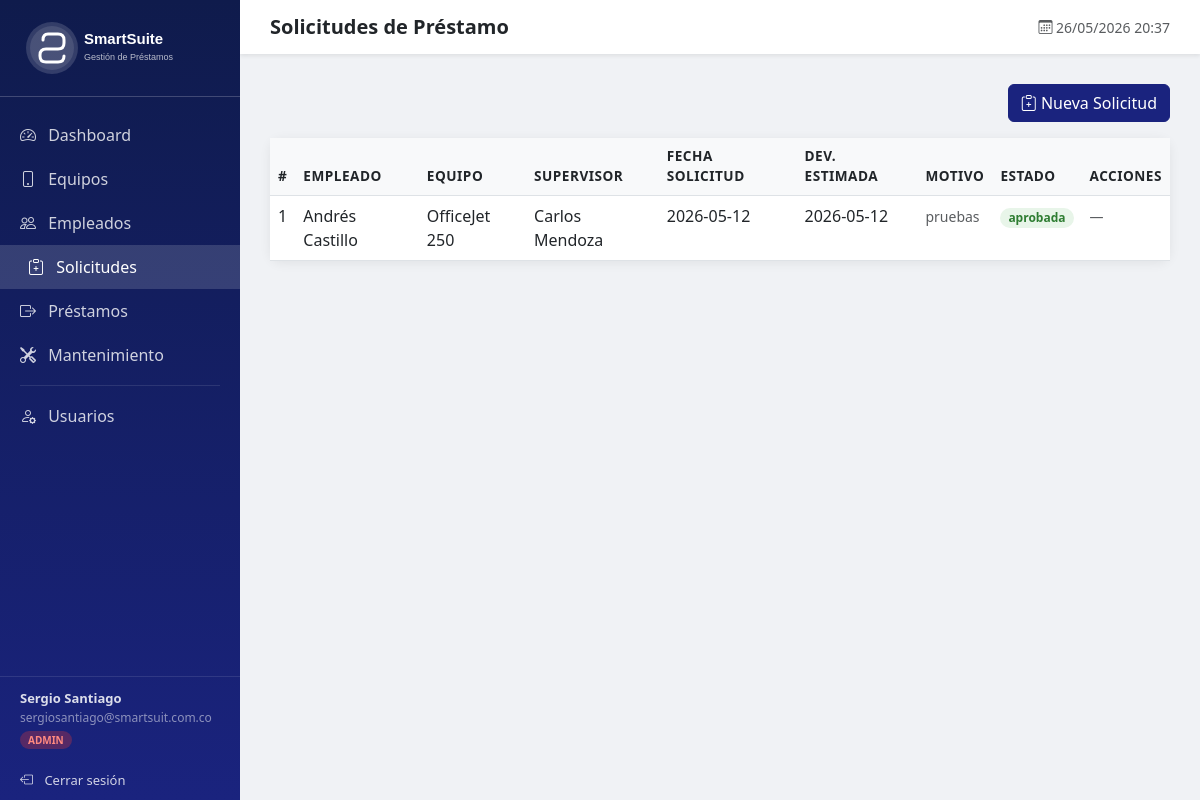
The page /solicitudes (signed in) on the database its author committed.
### tables this page shows
CREATE TABLE SOLICITUD (
            id_solicitud INTEGER PRIMARY KEY AUTOINCREMENT,
            id_empleado INTEGER NOT NULL,
            id_equipo INTEGER NOT NULL,
            id_supervisor INTEGER,
            fecha_solicitud TEXT NOT NULL DEFAULT (datetime('now','localtime')),
            fecha_estimada_dev TEXT NOT NULL,
            estado_solicitud TEXT NOT NULL DEFAULT 'pendiente'
                CHECK(estado_solicitud IN ('pendiente','aprobada','rechazada')),
            motivo TEXT,
            FOREIGN KEY (id_empleado) REFERENCES EMPLEADO(id_empleado),
            FOREIGN KEY (id_equipo) REFERENCES EQUIPO(id_equipo),
            FOREIGN KEY (id_supervisor) REFERENCES EMPLEADO(id_empleado)
        );

CREATE TABLE EMPLEADO (
            id_empleado INTEGER PRIMARY KEY AUTOINCREMENT,
            nombre TEXT NOT NULL,
            cargo TEXT NOT NULL,
            area TEXT,
            correo TEXT NOT NULL UNIQUE,
            telefono TEXT
        );

CREATE TABLE EQUIPO (
            id_equipo INTEGER PRIMARY KEY AUTOINCREMENT,
            id_tipo INTEGER NOT NULL,
            nombre TEXT NOT NULL,
            marca TEXT,
            numero_serie TEXT NOT NULL UNIQUE,
            estado TEXT NOT NULL DEFAULT 'disponible'
                CHECK(estado IN ('disponible','prestado','en_mantenimiento')),
            FOREIGN KEY (id_tipo) REFERENCES TIPO_EQUIPO(id_tipo)
        );

### app.py (the view)
@app.route('/solicitudes')
@login_required
def solicitudes():
    conn = get_db()
    if session.get('rol') == 'trabajador':
        emp = conn.execute(
            "SELECT id_empleado FROM EMPLEADO WHERE correo=?", (session['correo'],)
        ).fetchone()
        emp_id = emp['id_empleado'] if emp else -1
        filas = conn.execute("""
            SELECT s.*,
                   e.nombre  as empleado_nombre,
                   eq.nombre as equipo_nombre,
                   sup.nombre as supervisor_nombre
            FROM SOLICITUD s
            JOIN EMPLEADO e   ON s.id_empleado  = e.id_empleado
            JOIN EQUIPO eq    ON s.id_equipo    = eq.id_equipo
            LEFT JOIN EMPLEADO sup ON s.id_supervisor = sup.id_empleado
            WHERE s.id_empleado = ?
            ORDER BY s.id_solicitud DESC
        """, (emp_id,)).fetchall()
    else:
        filas = conn.execute("""
            SELECT s.*,
                   e.nombre  as empleado_nombre,
                   eq.nombre as equipo_nombre,
                   sup.nombre as supervisor_nombre
            FROM SOLICITUD s
            JOIN EMPLEADO e   ON s.id_empleado  = e.id_empleado
            JOIN EQUIPO eq    ON s.id_equipo    = eq.id_equipo
            LEFT JOIN EMPLEADO sup ON s.id_supervisor = sup.id_empleado
            ORDER BY s.id_solicitud DESC
        """).fetchall()
    empleados_list = conn.execute("SELECT * FROM EMPLEADO").fetchall()
    equipos_list   = conn.execute("SELECT * FROM EQUIPO WHERE estado='disponible'").fetchall()
    conn.close()
    return render_template('solicitudes.html', solicitudes=filas,
                           empleados=empleados_list, equipos=equipos_list)

### app.py (called while the page is built)
def get_db():
    conn = sqlite3.connect(DB_PATH)
    conn.row_factory = sqlite3.Row
    conn.execute("PRAGMA foreign_keys = ON")
    return conn

def login_required(f):
    @wraps(f)
    def decorated(*args, **kwargs):
        if 'user_id' not in session:
            flash('Debes iniciar sesión para acceder.', 'warning')
            return redirect(url_for('login'))
        return f(*args, **kwargs)
    return decorated

@app.context_processor
def inject_globals():
    return {
        'now': datetime.now().strftime('%d/%m/%Y %H:%M'),
        'current_user': {
            'nombre': session.get('nombre', ''),
            'correo': session.get('correo', ''),
            'rol': session.get('rol', ''),
        }
    }

### templates/solicitudes.html (shortened to what this page needs)
{% extends 'base.html' %}
{% block page_heading %}Solicitudes de Préstamo{% endblock %}
{% block content %}
<div class="d-flex justify-content-end mb-3">
  <button class="btn btn-primary" data-bs-toggle="modal" data-bs-target="#modalNuevo">
    <i class="bi bi-clipboard-plus"></i> Nueva Solicitud
  </button>
</div>
<div class="card">
  <div class="card-body p-0">
    <table class="table table-hover mb-0">
      <thead>
        <tr>
          <th>#</th><th>Empleado</th><th>Equipo</th><th>Supervisor</th>
          <th>Fecha Solicitud</th><th>Dev. Estimada</th><th>Motivo</th><th>Estado</th><th>Acciones</th>
        </tr>
      </thead>
      <tbody>
        {% for s in solicitudes %}
        <tr>
          <td>{{ s.id_solicitud }}</td>
          <td>{{ s.empleado_nombre }}</td>
          <td>{{ s.equipo_nombre }}</td>
          <td>{{ s.supervisor_nombre or '—' }}</td>
          <td>{{ s.fecha_solicitud[:10] }}</td>
          <td>{{ s.fecha_estimada_dev }}</td>
          <td><small class="text-muted">{{ s.motivo or '—' }}</small></td>
          <td>
            <span class="badge badge-{{ s.estado_solicitud }} px-2 py-1 rounded-pill">
              {{ s.estado_solicitud }}
            </span>
          </td>
          <td>
            {% if s.estado_solicitud == 'pendiente' %}
            <a href="/solicitudes/aprobar/{{ s.id_solicitud }}"
               class="btn btn-sm btn-success me-1"
               onclick="return confirm('¿Aprobar esta solicitud?')">
              <i class="bi bi-check-lg"></i>
            </a>
            <a href="/solicitudes/rechazar/{{ s.id_solicitud }}"
               class="btn btn-sm btn-danger"
               onclick="return confirm('¿Rechazar esta solicitud?')">
              <i class="bi bi-x-lg"></i>
            </a>
            {% else %}
            <span class="text-muted small">—</span>
            {% endif %}
          </td>
        </tr>
        {% else %}
        <tr><td colspan="9" class="text-center text-muted py-3">Sin solicitudes</td></tr>
        {% endfor %}
      </tbody>
    </table>
  </div>
</div>
{% endblock %}

### templates/base.html (style rules this page uses)
body { background: #f0f2f5; }
.card { border: none; border-radius: 12px; box-shadow: 0 2px 12px rgba(0,0,0,.07); }
.badge-aprobada { background: #e8f5e9; color: #2e7d32; }
.table th { background: #f8f9fa; font-weight: 600; font-size: .85rem; text-transform: uppercase; letter-spacing: .5px; }
.btn-primary { background: #1a237e; border-color: #1a237e; }

### rows shown on the page
SOLICITUD: id_solicitud "1", empleado_nombre "Andrés Castillo", equipo_nombre "OfficeJet 250", nombre "Carlos Mendoza", fecha_solicitud "2026-05-12", fecha_estimada_dev "2026-05-12", motivo "pruebas", estado_solicitud "aprobada"

### other values the page prints
{{ current_user.nombre }} "Sergio Santiago"
{{ current_user.correo }} "sergiosantiago@smartsuit.com.co"
